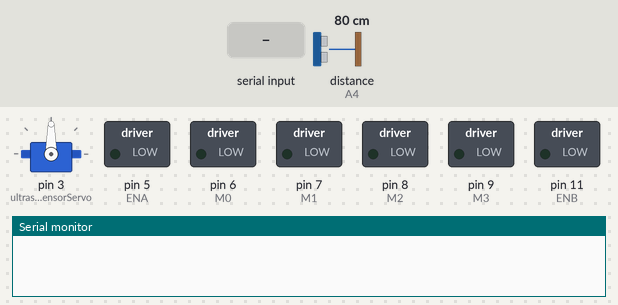
The sketch below on a simulated Arduino Uno, built with avr-gcc and run on an emulated ATmega328P. Parts: servo, switched loads named in the sketch (green lamp = pin HIGH), the last lines printed to the serial monitor. Wiring (inferred from the names in the program): ultrasonic range finder: trigger A5; echo A4. The inputs (shaded band) are chosen by the test bench; at power-on: distance to the obstacle (sensor on A4) 80 cm. The echo pulse lasts 58.3 µs per cm; random numbers use the default seed unless the sketch sets one; pins used as bus, display or sensor lines are not drawn.

Above: at 2.2 s.
2.3 s: "M 45\n" received over Serial
At 2.8 s:
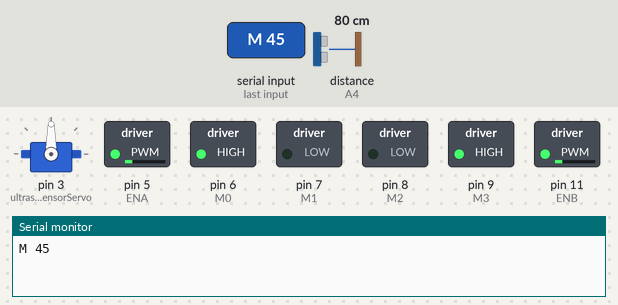
3.8 s: "M90\n" received over Serial
At 4.6 s:
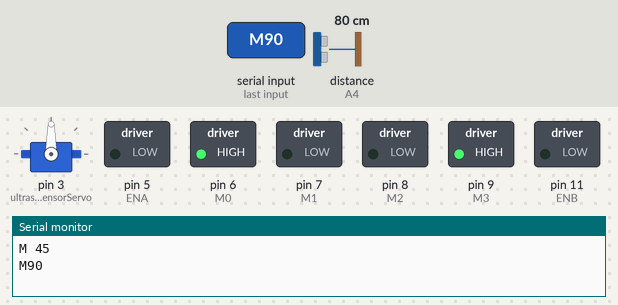
5.3 s: "S90\n" received over Serial
At 6.4 s:
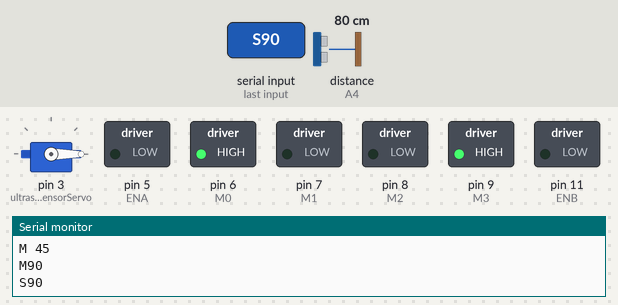
6.8 s: "S 45\n" received over Serial
At 7.6 s:
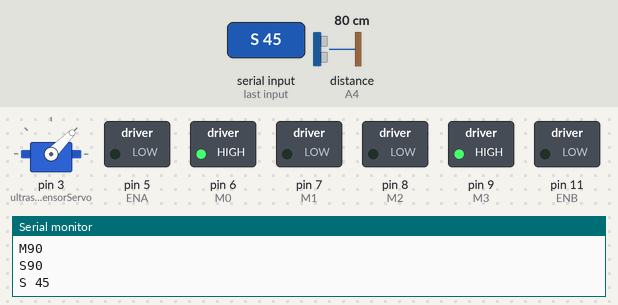
8.3 s: "M 45\n" received over Serial
At 9.5 s:
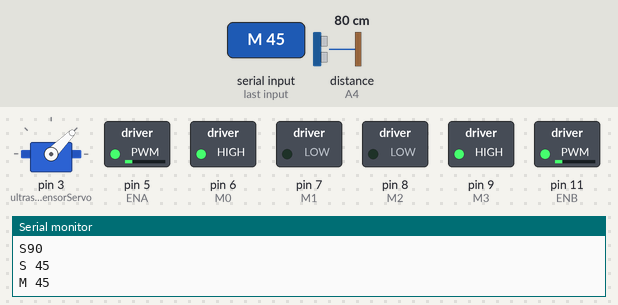
9.8 s: "S" received over Serial
At 10.7 s:
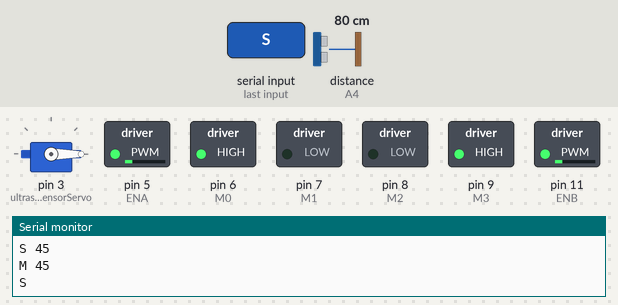
Timing chart, 0 to 12.4 s (numbered marks = the images above; inputs shaded):
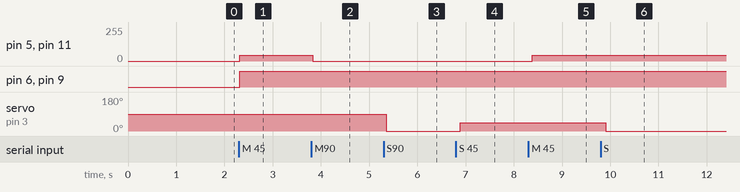

The sketch:

robot.ino
```cpp
#include <Servo.h>

Servo ultrasonicSensorServo;

/**
 * Serial "protocol":
 *
 * Sends (ultrasonic measurement in cm at angle):
 * - USM (int)angle (int)measuredDistanceCM
 *
 * Receives (M=Motordrive, S=SensorAngle, SB=SensorAngleBetween):
 * - M (int)velocity (int)rotation
 * - S (int)angle
 * // - SB (int)angleFrom (int)angleTo (boolean)lookAround
 */

// Pin assignments
int ECHO = A4;
int TRIG = A5;
int M0 = 6;
int M1 = 7;
int M2 = 8;
int M3 = 9;
int ENA = 5;
int ENB = 11;

// Current ultrasonic sensor location
int ultrasonicSensorServoAngle;
bool ultrasonicSensorServoAngleIncreasing = false;
int requiredUltrasonicSensorServoAngle = 90;

// Array with ultrasonic measured distances (6 degree buckets)
//int ultrasonicDistances[30] = {255, 255, 255, 255, 255, 255, 255, 255, 255, 255, 255, 255, 255, 255, 255,
//                              255, 255, 255, 255, 255, 255, 255, 255, 255, 255, 255, 255, 255, 255, 255};

// Minimal moving time for servo
int servoMinMovingTime = 10;

// Loop times
int motorLoopMillis = 100;
unsigned long previousMotorLoopMillis = 0;
int sensorAngleLoopMillis = 50;
unsigned long previousSensorAngleLoopMillis = 0;
int ultrasonicSensorLoopMillis = 100;    // 180deg, 420ms, 14ms, 30 measurements (would be 14ms)
unsigned long previousUltrasonicSensorLoopMillis = 0;
//int serialOutLoopMillis = 100;
//unsigned long previousSerialOutLoopMillis = 0;

// Start of us measurement
unsigned long ultrasonicMeasureStart = 0;
unsigned long ultrasonicResultStart = 0;
int ultrasonicTimeoutUs = 11658;   //201cm * 58 (= us the roundtrip takes)

// Sensor is moving, ends at:
unsigned long ultrasonicSensorServoMovingEnd = 0;

// Remember current velocity, rotation
int currentVelocity = 0;
int currentRotation = 0;

/**
 * Drive forward
 *   int velocity: -255-255 (-255=full back, 0=stop, 255=full forward)
 *   int rotation: -255-255 (-255=full left, 0=straight, 255=full right)
 */
void _mDrive(int velocity, int rotation)
{
  if(currentVelocity == velocity
      && currentRotation == rotation) {
    return;
  }
  currentVelocity = velocity;
  currentRotation = rotation;

  int lV;
  int rV;

   // Depending on rotation, calculate lV, rV
  if(rotation < 0) {
    // Left
    int lRotationDrive = 255 - (abs(rotation) * 2);   //(-) 0-127 results in 0-255, (-) 127-255 results in -255 - 0
    lV = (int) round((((float) velocity/255)*((float) lRotationDrive/255))*255);   // Scale according to velocity
    rV = velocity;   // The left side is steering
  }
  else if(rotation > 0) {
    // Right
    lV = velocity;   // The right side is steering
    int rRotationDrive = 255 - (abs(rotation) * 2);   //(-) 0-127 results in 0-255, (-) 127-255 results in -255 - 0
    rV = (int) round((((float) velocity/255)*((float) rRotationDrive/255))*255);   // Scale according to velocity
  }
  else {
    // Straight
    lV = velocity;
    rV = velocity;
  }

  _mDriveSub(lV, rV);
}

/**
 * Drives motors directly.
 * int lV: left motor speed -255-255 (<0 = backwards, >0 = forwards, 0 = stop)
 * int rV: right motor speed -255-255 (<0 = backwards, >0 = forwards, 0 = stop)
 */
void _mDriveSub(int lV, int rV)
{
  // Set speeds
  analogWrite(ENA,abs(lV));
  analogWrite(ENB,abs(rV));

  // Left motor
  if(lV < 0) {
    // Backwards
    digitalWrite(M0,LOW);
    digitalWrite(M1,HIGH);
  }
  else if(lV > 0) {
    // Forwards
    digitalWrite(M0,HIGH);
    digitalWrite(M1,LOW);
  }
  else {
    // Stop
    digitalWrite(ENA,LOW);
  }

  // Right motor
  if(rV < 0) {
    // Backwards
    digitalWrite(M2,HIGH);
    digitalWrite(M3,LOW);
  }
  else if(rV > 0) {
    // Forwards
    digitalWrite(M2,LOW);
    digitalWrite(M3,HIGH);
  }
  else {
    // Stop
    digitalWrite(ENB,LOW);
  }
}

/**
 * Aims ultrasonic sensor
 * int angle: 0-180, left to right
 * Returns time it'll probably take to aim
 */
int moveUltrasonicSensorServoToAngle(int angle)
{
  if(angle < 0) { angle = 0; }     // Fix for sensor min location
  if(angle > 180) { angle = 180; } // Fix for sensor max location

  int movingDistance = abs(angle - ultrasonicSensorServoAngle);

  // Angle increasing or decreasing?
  ultrasonicSensorServoAngleIncreasing = angle > ultrasonicSensorServoAngle;

  // Move servo
  ultrasonicSensorServo.write(angle);
  ultrasonicSensorServoAngle = angle;

  // Calculate, return waiting time
  int wait = (int) round(servoMinMovingTime + movingDistance * 2.5);
  return wait;
}

/**
 * Moves sensor between minDeg and maxDeg
 * Note, only when called in loop
 * Looks around 1 in x (randomly) times when lookAround == true
 */
void moveUltrasonicSensorBetween(int minDeg, int maxDeg, unsigned long currentMillis, bool lookAround) {
  if(lookAround && random(0, 4) == 1) {
    if(currentMillis >= ultrasonicSensorServoMovingEnd) {
      if(maxDeg < 90){
        requiredUltrasonicSensorServoAngle = 160;
      }
      else {
        requiredUltrasonicSensorServoAngle = 20;
      }
    }
  }
  else {
    if(currentMillis >= ultrasonicSensorServoMovingEnd
        && requiredUltrasonicSensorServoAngle < maxDeg) {
      requiredUltrasonicSensorServoAngle = maxDeg;
    }
    else if(currentMillis >= ultrasonicSensorServoMovingEnd
        && requiredUltrasonicSensorServoAngle > minDeg) {
      requiredUltrasonicSensorServoAngle = minDeg;
    }
  }
}

/**
 * On Init
 */
void setup()
{
  ultrasonicSensorServo.attach(3);  // Attach servo on pin 3
  Serial.begin(9600);
  Serial.setTimeout(3);
  pinMode(ECHO, INPUT);
  pinMode(TRIG, OUTPUT);
  pinMode(M0,OUTPUT);
  pinMode(M1,OUTPUT);
  pinMode(M2,OUTPUT);
  pinMode(M3,OUTPUT);
  pinMode(ENA,OUTPUT);
  pinMode(ENB,OUTPUT);

  // Initial 1s delay to allow robot to be put on ground ;)
  delay(1000);
}

/**
 *  getValue("a b c", " ", 1) will return a
 *  getValue("a b c", " ", 2) will return b
 *  https://stackoverflow.com/questions/9072320/split-string-into-string-array
 **/
String getValue(String data, char separator, int index)
{
  int found = 0;
  int strIndex[] = {0, -1};
  int maxIndex = data.length()-1;

  for(int i=0; i<=maxIndex && found<=index; i++){
    if(data.charAt(i) == separator || i == maxIndex){
        found++;
        strIndex[0] = strIndex[1]+1;
        strIndex[1] = (i == maxIndex) ? i+1 : i;
    }
  }

  return found>index ? data.substring(strIndex[0], strIndex[1]) : "";
}

/**
 * Continuously called on runtime
 *
 * Serial
 * - M (int)velocity (int)rotation
 * - S (int)angle
 * // - SB (int)angleFrom (int)angleTo (boolean)lookAround
 */
void loop()
{
  // Get current millis, micros
  unsigned long currentMicros = micros();
  unsigned long currentMillis = millis();

  // Motor runtime
  if((previousMotorLoopMillis + motorLoopMillis) < currentMillis) {
    previousMotorLoopMillis = currentMillis;

    // Read serial
    String serRec = Serial.readString();
    serRec.trim();

    if(serRec.length() > 0) {
      Serial.println(serRec);   // Echo back

      if(serRec.startsWith("M")) {
        // Received Motor command
        int velocity = getValue(serRec, ' ', 1).toInt();
        int rotation = getValue(serRec, ' ', 2).toInt();
        _mDrive(velocity, rotation);
      }
//      else if(serRec.startsWith("SB")) {
//        // Received Servo (between) command
//        int minDeg = getValue(serRec, ' ', 1).toInt();
//        int maxDeg = getValue(serRec, ' ', 2).toInt();
//        boolean lookAround = (boolean) getValue(serRec, " ", 3).toInt();
//        moveUltrasonicSensorBetween(minDeg, maxDeg, currentMillis, lookAround);
//      }
      else if(serRec.startsWith("S")) {
        // Received Servo command
        int angle = getValue(serRec, ' ', 1).toInt();
        requiredUltrasonicSensorServoAngle = angle;
      }
    }
    // Act on (serial) received commands
    //TODO motor
    //TODO ultrasonicSensor
  }

//  // Serial output runtime
//  if((previousSerialOutLoopMillis + serialOutLoopMillis) < currentMillis) {
//    previousSerialOutLoopMillis = currentMillis;
//
//    // Runtime
//    // Print current Serial status
//    Serial.print("USM ");
//    Serial.print(currentMillis);
////    Serial.print(" ");
//    for(int i=0; i<30; i=i+1) {
//      Serial.print(" ");
//      Serial.print(ultrasonicDistances[i]);
////      unsigned char byteAsChar = max(ultrasonicDistances[i], 255);
////      Serial.print(byteAsChar);
//    }
//    Serial.print("\n");
//  }

  // Ultrasonic Sensor angle/init runtime
  if((previousSensorAngleLoopMillis + sensorAngleLoopMillis) < currentMillis) {
    previousSensorAngleLoopMillis = currentMillis;

    // Runtime
    if(currentMillis > ultrasonicSensorServoMovingEnd
      && ultrasonicSensorServoAngle != requiredUltrasonicSensorServoAngle) {
      // Sensor is not currently being moved, position is different than current. Move to new position
      int wait;
      wait = moveUltrasonicSensorServoToAngle(requiredUltrasonicSensorServoAngle);
    }
  }

  // Ultrasonic Sensor runtime
  if((previousUltrasonicSensorLoopMillis + ultrasonicSensorLoopMillis) < currentMillis) {
    previousUltrasonicSensorLoopMillis = currentMillis;

    // Runtime
    if(ultrasonicMeasureStart <= 0) {
      // No measurement busy yet, start one (ultrasonic ping)
      ultrasonicMeasureStart = currentMicros;
      digitalWrite(TRIG, HIGH);
    }
  }

  // Ultrasonic Sensor (ping end) handler
  if(ultrasonicMeasureStart - currentMicros > 20
      && digitalRead(TRIG) == HIGH) {
    // After 20 us, pull trigger low again (end ultrasonic ping)
    digitalWrite(TRIG, LOW);
  }

  // Ultrasonic Sensor (ping return) handler
  if(ultrasonicMeasureStart > 20
     && ultrasonicResultStart <= 0
     && digitalRead(ECHO) == HIGH) {
    // Start (up) edge of return signal
    ultrasonicResultStart = currentMicros;
  }

  // Ultrasonic Sensor (ping return) handler
  if(ultrasonicMeasureStart > 20
     && ultrasonicResultStart > 0
     && (digitalRead(ECHO) == LOW
     || (currentMicros - ultrasonicResultStart) > ultrasonicTimeoutUs)) {
    // End (down) edge of return signal, calculate result
    float ultrasonicMeasureDistance = (currentMicros - ultrasonicResultStart) / 58;

    // Use current angle of sensor, save in correct position in array (use 180/30, 6 degree wide buckets, calculate in what bucket and save)
    // (ultrasonicSensorServoMovingEnd - currentmillis) / 2,5 = degrees from angle (at what side?)
    int currentAngle = ultrasonicSensorServoAngle;
    if(ultrasonicSensorServoMovingEnd > currentMillis) {
      int diff = (int) round(max(0, (ultrasonicSensorServoMovingEnd - currentMillis) / 2.5));
      if(ultrasonicSensorServoAngleIncreasing) {
        currentAngle = ultrasonicSensorServoAngle - diff;
      }
      else {
        currentAngle = ultrasonicSensorServoAngle + diff;
      }
    }

    // Send current measurement over serial
    // U\tmillisModulo\t(int)angle\t(int)measuredDistanceCM\n
//    Serial.write("U");
//    Serial.write("\t");
//    Serial.print((byte) (min(255, currentMillis % 255)));
//    Serial.write("\t");
//    Serial.print((byte) (min(255, currentAngle)));
//    Serial.write("\t");
//    Serial.print((byte) (min(255, ultrasonicMeasureDistance)));
//    Serial.write("\n");

    // RST
    ultrasonicMeasureStart = 0;
    ultrasonicResultStart = 0;
  }
}
```

Measured:
- after the input at 2.3 s, pin 5 (ENA), pin 11 (ENB): 0/255 → 45/255 at once; pin 6 (M0), pin 9 (M3): LOW → HIGH at once
- after the input at 3.8 s, pin 5 (ENA), pin 11 (ENB): 45/255 → 0/255 at once
- after the input at 5.3 s, servo on pin 3 (ultrasonicSensorServo): 90° → 0° after 0.05 s
- after the input at 6.8 s, servo on pin 3 (ultrasonicSensorServo): 0° → 45° after 0.09 s
- after the input at 8.3 s, pin 5 (ENA), pin 11 (ENB): 0/255 → 45/255 after 0.08 s
- after the input at 9.8 s, servo on pin 3 (ultrasonicSensorServo): 45° → 0° after 0.11 s
